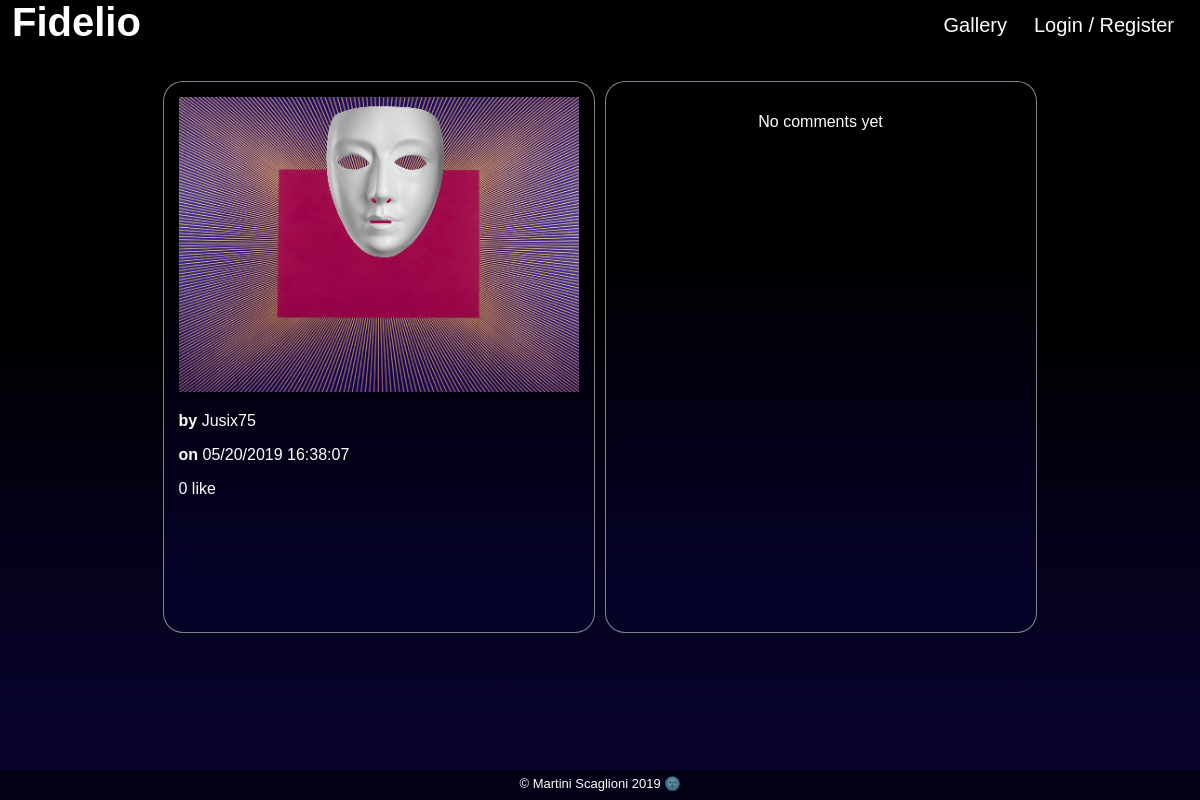
Page /index.php?view=picture&id=37 on the earlier database version.
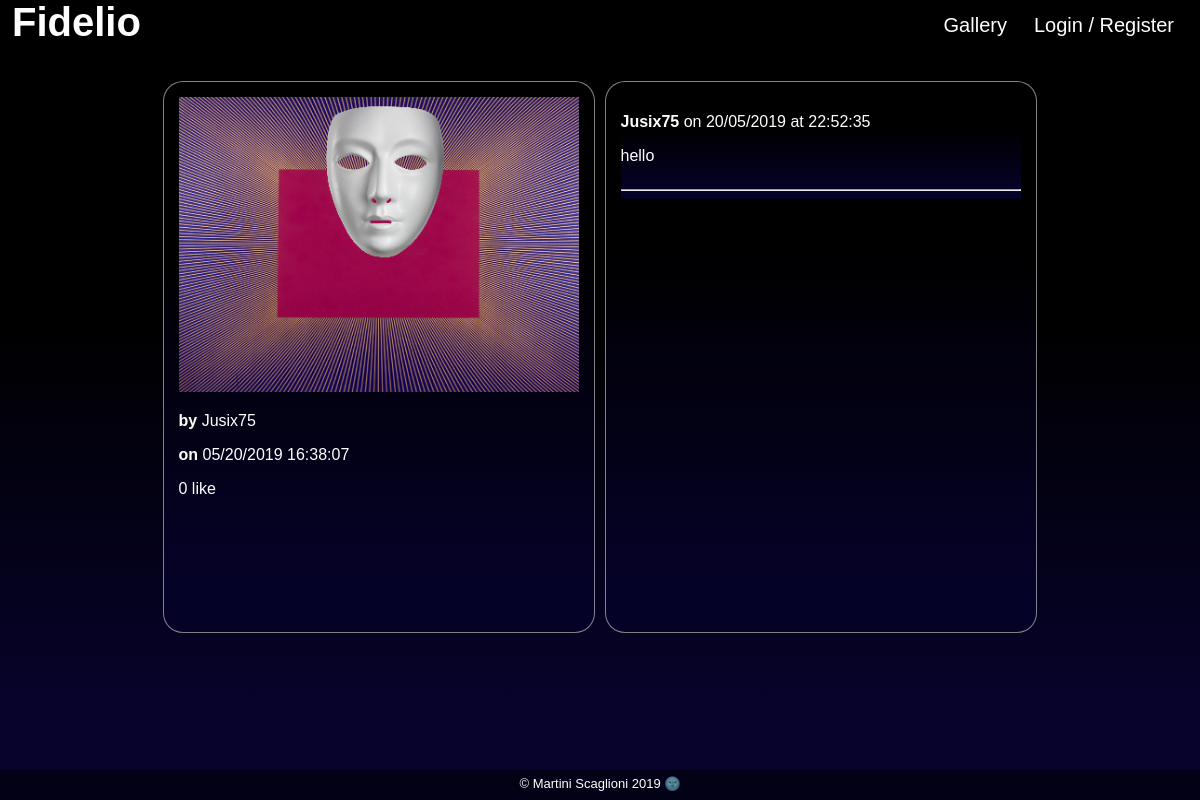
Same page on the later database version.
### tables this page shows
CREATE TABLE `comments` (
  `id` int(11) NOT NULL,
  `picture_id` int(11) NOT NULL,
  `user_id` int(100) NOT NULL,
  `comment` text NOT NULL,
  `comment_date` datetime NOT NULL
);

CREATE TABLE `users` (
  `user_id` int(11) NOT NULL,
  `user_name` varchar(100) NOT NULL,
  `user_email` varchar(100) NOT NULL,
  `user_password` text NOT NULL,
  `hash` text NOT NULL,
  `account_valid` int(11) NOT NULL,
  `notifications` int(1) NOT NULL
);

### model/PictureManager.php (called while the page is built, shortened)
<?
class PictureManager extends Manager
{
    public function getPictures($picture_id)
    {
        $db = $this->dbConnect();
        if ($picture_id != '')
        {
            $pictures = $db->query("SELECT picture_id, user_id, content FROM pictures WHERE picture_id = '$picture_id'");
        }
        else
        {
            $pictures = $db->query('SELECT picture_id, user_id, content FROM pictures ORDER BY picture_id DESC');
        }
        return $pictures;
    }
}

### model/UserManager.php (called while the page is built, shortened)
<?
class UserManager extends Manager
{
    public function getUsers()
    {
        $db = $this->dbConnect();
        $req = $db->query("SELECT user_id, user_name, user_email, user_password, hash, account_valid, notifications FROM users ORDER BY user_id");
        return $req;
    }
}

### model/CommentManager.php (called while the page is built, shortened)
<?
class CommentManager extends Manager
{
    public function getComments()
    {
        $db = $this->dbConnect();
        $comments = $db->query('SELECT id, picture_id, user_id, comment, DATE_FORMAT(comment_date, \'%d/%m/%Y at %H:%i:%s\') AS comment_date_fr FROM comments ORDER BY id ASC');
        return $comments;
    }
}

### view/pictureView.php (the view, shortened to what this page needs)
        <div class="main_nav">
            <?php
                $user = $users->fetchAll();
                $comment = $comments->fetchAll();
                $like = $likes->fetchAll();
                $pictures = $gallery->fetchAll();
                $likes_nb = 0;
                for ($i = 0; $pictures[$i]; $i++)
                {
                    if ($pictures[$i]['picture_id'] == $picture_id)
                    {
                        $img = $pictures[$i]['content'];
                        $picture_was_taken_by = $pictures[$i]['user_id'];
                    }
                }
                for ($i = 0; $user[$i]; $i++)
                {
                    if ($picture_was_taken_by == $user[$i]['user_id'])
                    {
                        $picture_author = $user[$i]['user_name'];
                    }
                }
                for ($i = 0; $like[$i]; $i++)
                {
                    if ($like[$i]['picture_id'] == $picture_id)
                    {
                        $likes_nb++;
                    }
                    if ($like[$i]['picture_id'] == $picture_id && $like[$i]['user_id'] == $loggued_user_id)
                    {
                        $user_has_liked = 1;
                    }
                }
                $date = strstr($img, ':');
                $date = substr($date, 1);
                $date = strtok($date, '.');
            ?>
            <div class="picture_view">
                <?php
                    echo '<img class="single-picture" src="pictures/snaps/'.$img.'"/>';
                ?>
                <p><strong>by </strong><?= $picture_author ?></p>
                <p><strong>on </strong><?= date('m/d/Y H:i:s', $date) ?></p>
                <?php
                    if ($likes_nb < 2)
                    {
                        echo '<p id="likes"> '.$likes_nb.' like</p>';
                    } else {
                        echo '<p id="likes"> '.$likes_nb.' likes</p>';
                    }
                ?>
            </div>
            <div class="comment_view">
                <?php
                    for ($i = 0; $comment[$i]; $i++)
                    {
                        if ($comment[$i]['picture_id'] == $picture_id)
                        {
                            $j++;
                        }
                    }
                    if ($j > 0)
                    {
                        if ($_SESSION['loggued_on_user'])
                        {
                            $section = 'comments_section';
                        } else {
                            $section = 'comments_section_full';
                        }
                ?>
                <section class="<?= $section ?>">
                    <?php
                        for ($i = 0; $comment[$i]; $i++)
                        {
                            $i++;
                        }
                        while ($i-- > 0)
                        {
                            if ($comment[$i]['picture_id'] == $picture_id)
                            {
                    ?>
                        <div class='single_comment' style="overflow: hidden">
                            <p><strong><?= htmlspecialchars($picture_author) ?></strong> on <?= $comment[$i]['comment_date_fr'] ?>
                            <p><?= nl2br(htmlspecialchars($comment[$i]['comment'])) ?></p>
                        </div>
                        <hr>
                    <?php
                            }
                        }
                    ?>
                </section>
                <?php
                    }
                    else {
                        echo '  <div class="picture_special_p">
                                    <p> No comments yet </p>
                                </div>';
                    }
                ?>
            </div>
        </div>
<?php require('view/template.php'); ?>

Differences in the rows shown:
added comments: user.user_name "Jusix75", comment_date_fr "20/05/2019 at 22:52:35", comment "hello"
Other differences:
text no longer shown: "No comments yet"
